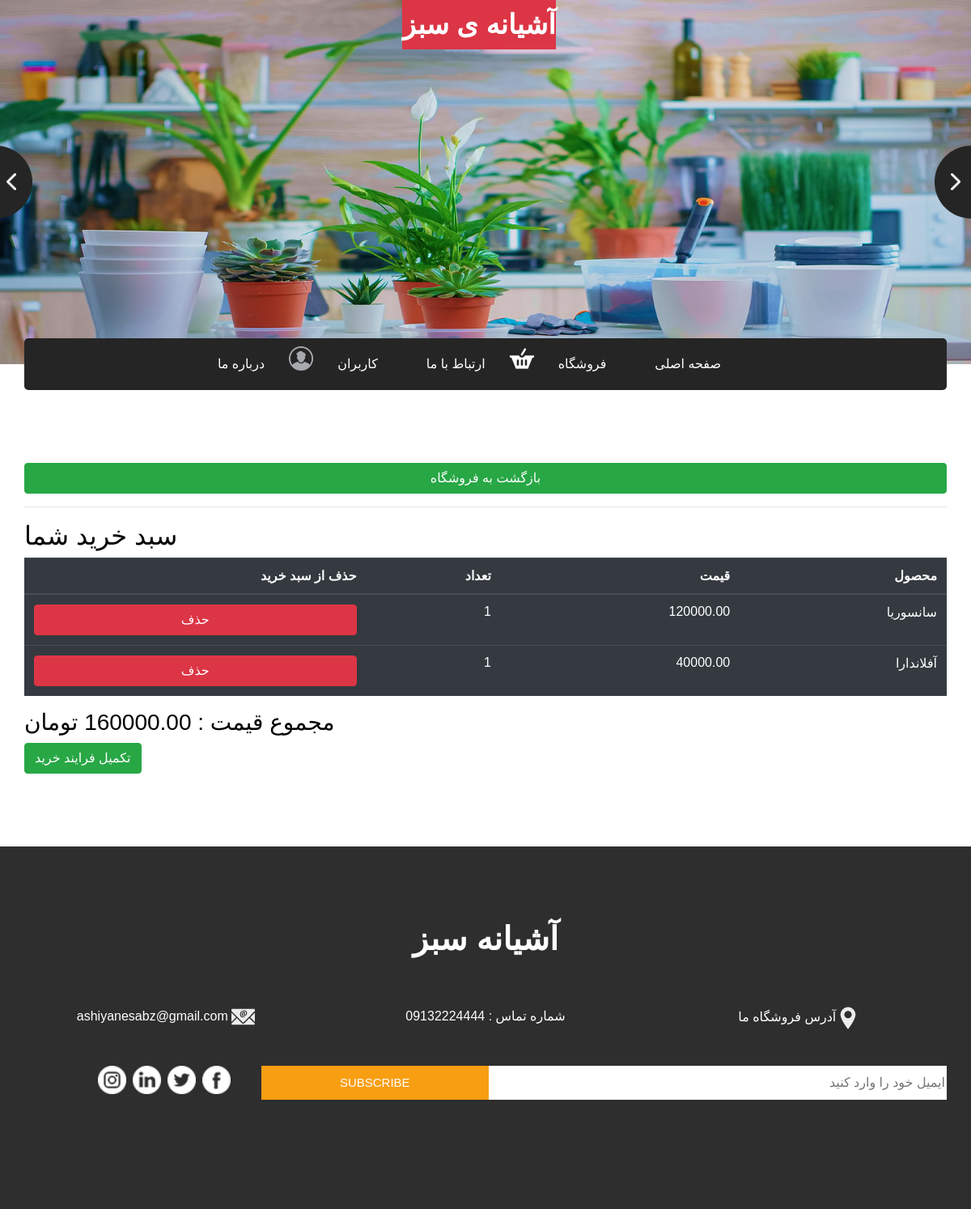
The page /Carts/manage/ (signed in) on the database its author committed.
### Carts/models.py (models this page shows, shortened)
class CartItrm(models.Model):
    cart=models.ForeignKey(Cart,on_delete=models.CASCADE,verbose_name="سبد خرید")
    plant=models.ForeignKey(Houseplants,on_delete=models.CASCADE,verbose_name="گیاه")
    quantity=models.PositiveIntegerField(default=1,verbose_name="تعداد")
    added_at=jDateTimeField(auto_now_add=True,verbose_name="اضافه شده در تاریخ")

### Plants/models.py (models this page shows)
class Houseplants(models.Model):
    name=models.CharField(max_length=100,verbose_name="نام گیاه")
    price=models.DecimalField(max_digits=10,decimal_places=2,verbose_name="قیمت")
    description=models.TextField(verbose_name="توضیحات")
    image=models.ImageField(upload_to="files/images",verbose_name="تصویر")
    class Meta:
        verbose_name="گیاه"
        verbose_name_plural="گیاهان"

### Carts/views.py (the view)
# urls.py: path('manage/', views.manage_cart,name="manage_cart"),
@login_required(login_url="/Users/")
def manage_cart(request):
    cart,created = Cart.objects.get_or_create(user=request.user)
    cart_items =CartItrm.objects.filter(cart=cart)
    total_price = sum(item.plant.price * item.quantity for item in cart_items)
    return render(request=request,template_name="managecarts.html",context={"cart_items":cart_items,"total_price":total_price})

### Carts/templates/managecarts.html (shortened to what this page needs)
{% extends "layoutmain.html" %}
{% block bodyplant %}
<body dir="rtl">
    <section class="cart_section layout_padding" style="">
        <div class="container">
          <div class="heading_container">
              <a href="/Carts" class="btn btn-block btn-success"> بازگشت به فروشگاه </a>
              <div>
                  <hr>
                  <h2>سبد خرید شما</h2>
              </div>
              <table class="table table-dark table-hover">
                  <thead>
                    <tr>
                        <th>محصول</th>
                        <th>قیمت</th>
                        <th>تعداد</th>
                        <th>حذف از سبد خرید</th>
                    </tr>
                  </thead>
                  <tbody>
                        {% for item in cart_items %}
                        <tr>
                            <td>{{ item.plant.name }}</td>
                            <td>{{ item.plant.price }}</td>
                            <td>{{ item.quantity}}</td>
                            <td>
                                <a href="{% url 'remove_from_cart' item.id %}" class="btn btn-block btn-danger">
                                    حذف
                                </a>
                            </td>
                        </tr>
                        {% endfor %}
                  </tbody>
              </table>
              <div class="total_price">
                  <h3>
                      مجموع قیمت :
                      تومان
                  </h3>
              </div>
              <div class="checkout_button">
                  <a href="{% url 'checkout' %}" class="btn btn-success">
                      تکمیل فرایند خرید
                  </a>
              </div>
          </div>
        </div>
    </section>
</body>
{% endblock %}

### Plants/templates/layoutmain.html (shortened to what this page needs)
{% load static %}
<html>
<head>
{% include "links.html" %}
</head>
<body dir="rtl">
{% include "mainnav.html" %}
{% block bodyplant %}{% endblock %}
{% include "footers.html" %}
</body>
</html>

### Plants/templates/links.html (shortened to what this page needs)
{% load static %}
  <link rel="stylesheet" type="text/css" href="{% static 'https://cdnjs.cloudflare.com/ajax/libs/OwlCarousel2/2.1.3/assets/owl.carousel.min.css' %}" />
  <link rel="stylesheet" type="text/css" href="{% static 'css/bootstrap.css' %}" />
  <link href="{% static 'css/style.css' %}" rel="stylesheet" />
  <link href="{% static 'css/responsive.css' %}" rel="stylesheet" />
<html lang="en">
<body>
</body>
</html>

### Plants/templates/mainnav.html (shortened to what this page needs)
{% load static %}
<html lang="en">
<head>
</head>
<body>
  <div class="hero_area">
    <div class="brand_box">
      <a class="navbar-brand text-white-50 bg-danger " href="/" type="button">
        <span>
          <strong>آشیانه ی سبز</strong>
        </span>
      </a>
    </div>
    <section class=" slider_section position-relative">
      <div id="carouselExampleControls" class="carousel slide " data-ride="carousel">
        <div class="carousel-inner">
          <div class="carousel-item active">
            <div class="img-box">
              <img src="/static/images/mainimage1.jpg" alt="">
            </div>
          </div>
        </div>
        <a class="carousel-control-prev" href="#carouselExampleControls" role="button" data-slide="prev">
        </a>
        <a class="carousel-control-next" href="#carouselExampleControls" role="button" data-slide="next">
        </a>
      </div>
    </section>
  </div>
  <section class="nav_section">
    <div class="container">
      <div class="custom_nav2">
        <nav class="navbar navbar-expand custom_nav-container ">
          <div class="collapse navbar-collapse" id="navbarSupportedContent">
            <div class="d-flex  flex-column flex-lg-row align-items-center">
              <ul class="navbar-nav  ">
                <li class="nav-item active">
                  <a class="nav-link" href="/">صفحه اصلی <span class="sr-only">(current)</span></a>
                </li>
                <li class="nav-item">
                  <a class="nav-link" href="/Carts/">فروشگاه</a>
                </li>
                <li>
                  <a href="/Carts/manage/">
                    <img src="/static/images/crt.png">
                  </a>
                </li>
                <li class="nav-item">
                  <a class="nav-link" href="/Ertebat/">ارتباط با ما</a>
                </li>
                <li class="nav-item">
                  <a class="nav-link" href="/Users/">کاربران</a>
                </li>
                <li>
                  <a href="{% url 'StateUser' %}">
                    <img src="/static/images/state.png">
                  </a>
                </li>
                <li class="nav-item active">
                  <a class="nav-link" href="{% url 'about' %}">درباره ما <span class="sr-only">(current)</span></a>
                </li>
              </ul>
            </div>
          </div>
        </nav>
      </div>
    </div>
  </section>
</body>
</html>

### Plants/templates/footers.html (shortened to what this page needs)
{% load static %}
<html lang="en">
<head>
</head>
<body>
  <section class="info_section layout_padding">
    <div class="container">
      <div class="info_logo">
        <h2>
          آشیانه سبز
        </h2>
      </div>
      <div class="info_contact">
        <div class="row">
          <div class="col-md-4">
            <a href="">
              <img src="/static/images/location.png" alt="">
              <span>
                آدرس فروشگاه ما
              </span>
            </a>
          </div>
          <div class="col-md-4">
            <a href="">
              <span>
                شماره تماس : 09132224444
              </span>
            </a>
          </div>
          <div class="col-md-4">
            <a href="">
              <img src="/static/images/mail.png" alt="">
              <span>
                ashiyanesabz@gmail.com
              </span>
            </a>
          </div>
        </div>
      </div>
      <div class="row">
        <div class="col-md-8 col-lg-9">
          <div class="info_form">
            <form action="">
              <input type="text" placeholder="ایمیل خود را وارد کنید">
              <button>
                subscribe
              </button>
            </form>
          </div>
        </div>
        <div class="col-md-4 col-lg-3">
          <div class="info_social">
            <div>
              <a href="">
                <img src="/static/images/facebook-logo-button.png" alt="">
              </a>
            </div>
            <div>
              <a href="">
                <img src="/static/images/twitter-logo-button.png" alt="">
              </a>
            </div>
            <div>
              <a href="">
                <img src="/static/images/linkedin.png" alt="">
              </a>
            </div>
            <div>
              <a href="">
                <img src="/static/images/instagram.png" alt="">
              </a>
            </div>
          </div>
        </div>
      </div>
    </div>
  </section>
</body>
</html>

### Plants/static/css/style.css (style rules this page uses)
body { font-family: "Poppins", sans-serif; color: #040000; background-color: #ffffff; }
.layout_padding { padding: 90px 0; }
.brand_box { position: absolute; top: 0; left: 0; z-index: 9; width: 100%; display: -webkit-box; display: -ms-flexbox; display: flex; -webkit-box-pack: center; -ms-flex-pack: center; justify-content: center; }
.brand_box .navbar-brand span { font-size: 34px; font-weight: bold; color: #ffffff; text-transform: uppercase; }
a, a:hover, a:focus { text-decoration: none; }
.btn, .btn:focus { outline: none !important; -webkit-box-shadow: none; box-shadow: none; }
.custom_nav-container { z-index: 99999; padding: 15px 0; }
.slider_section div#carouselExampleControls { overflow: hidden; }
.slider_section .img-box img { width: 100%; }
.slider_section .carousel-control-prev, .slider_section .carousel-control-next { width: 90px; height: 90px; background-color: #252525; opacity: 1; top: 50%; -webkit-transform: translateY(-50%); transform: translateY(-50%); background-repeat: no-repeat; background-size: 12px; }
.slider_section .carousel-control-prev { border-radius: 0 100% 100% 0; background-image: url(../images/prev.png); left: -50px; background-position: 58px center; }
.slider_section .carousel-control-next { border-radius: 100% 0 0 100%; background-image: url(../images/next.png); right: -45px; background-position: 20px center; }
.nav_section { margin-top: -32px; }
.nav_section .custom_nav2 .custom_nav-container { padding: 10px 0; background-color: #252525; border-radius: 5px; }
.nav_section .custom_nav2 .custom_nav-container .navbar-nav .nav-item .nav-link { padding: 10px 30px; color: #ffffff; text-align: center; position: relative; }
.nav_section .custom_nav2 #navbarSupportedContent { -webkit-box-pack: center; -ms-flex-pack: center; justify-content: center; }
.info_section { background-color: #2e2e2e; color: #ffffff; }
.info_section .info_logo h2 { font-size: 2.5rem; text-align: center; text-transform: uppercase; font-weight: bold; }
.info_section .info_contact { margin-top: 60px; margin-bottom: 45px; }
.info_section .info_contact .col-md-4 { display: -webkit-box; display: -ms-flexbox; display: flex; -webkit-box-pack: center; -ms-flex-pack: center; justify-content: center; }
.info_section .info_contact a { color: #ffffff; }
.info_section .info_contact img { max-width: 100%; margin-right: 10px; }
.info_section .info_form { margin: 0 auto; margin-bottom: 45px; }
.info_section .info_form form { display: -webkit-box; display: -ms-flexbox; display: flex; -webkit-box-align: center; -ms-flex-align: center; align-items: center; }
.info_section .info_form form input { background-color: #ffffff; border: none; -webkit-box-flex: 2.5; -ms-flex: 2.5; flex: 2.5; outline: none; color: #000000; min-height: 42.4px; padding-left: 15px; }
.info_section .info_form form input ::placeholder { color: #ffffff; opacity: 0.2; }
.info_section .info_form form button { -webkit-box-flex: 1; -ms-flex: 1; flex: 1; display: inline-block; padding: 9px 30px; background-color: #f89e12; border: 1px solid #f89e12; color: #ffffff; font-size: 15px; text-transform: uppercase; }
.info_section .info_social { display: -webkit-box; display: -ms-flexbox; display: flex; }
.info_section .info_social img { width: 35px; margin-right: 8px; }

### Plants/static/css/responsive.css (style rules this page uses)
@media (min-width: 1200px) { .container { max-width: 1170px; } }

### rows shown on the page
CartItrm: plant.name "سانسوریا", plant.price "120000.00", quantity "1"
CartItrm: plant.name "آفلاندارا", plant.price "40000.00", quantity "1"
